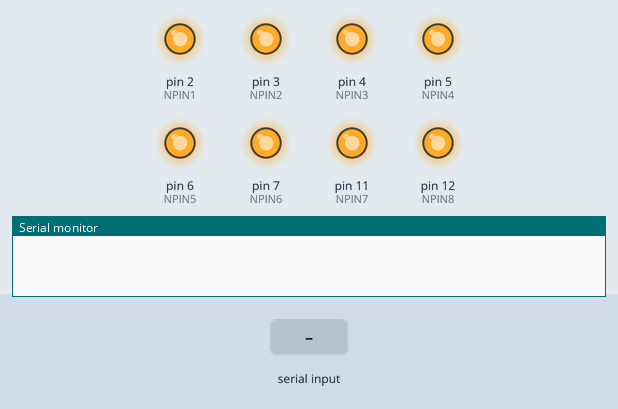
Simulated run of this sketch. Board: Arduino Uno, built with avr-gcc and run on an emulated ATmega328P. On the bench: output pins drawn as LEDs (lit = HIGH), the last lines printed to the serial monitor. The test bench sets the inputs (shaded band).

Above: at 1.4 s.
1.5 s: byte 99 (SERIALOKPC) received over Serial
3.0 s: "1" received over Serial
At 4.2 s:
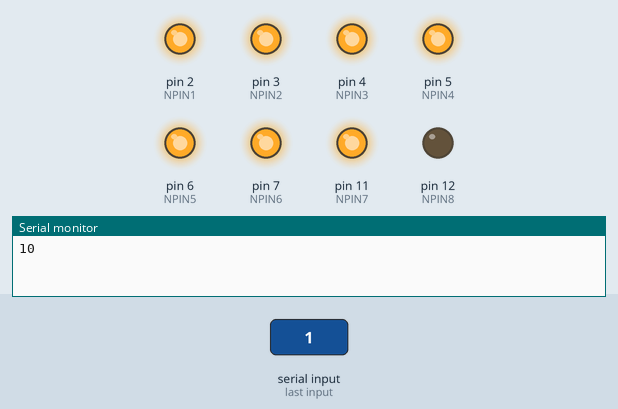
4.5 s: byte 51 (SERIALPENADEL) received over Serial
At 5.5 s:
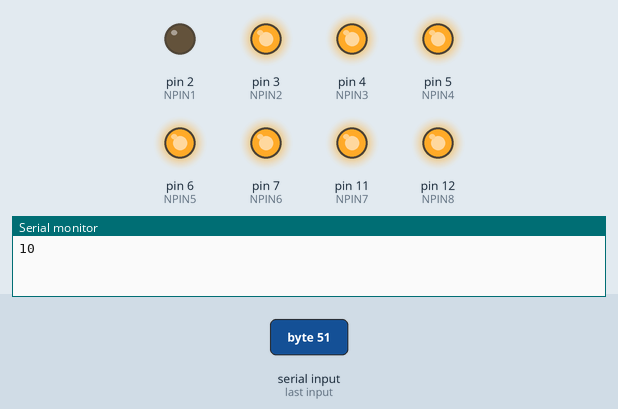
6.0 s: byte 52 (SERIALCABABAJO) received over Serial
At 6.6 s:
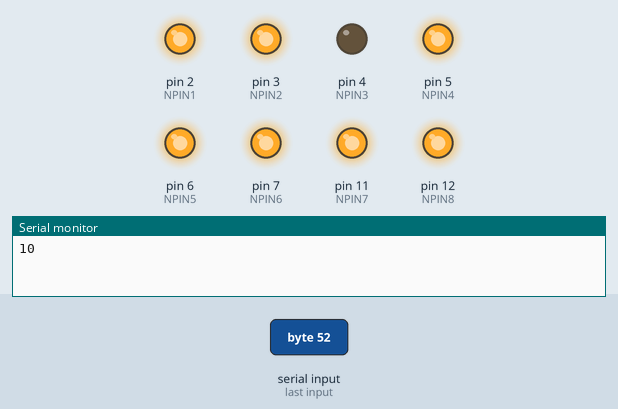
7.5 s: byte 53 (SERIALCAMAABAJO) received over Serial
At 7.8 s:
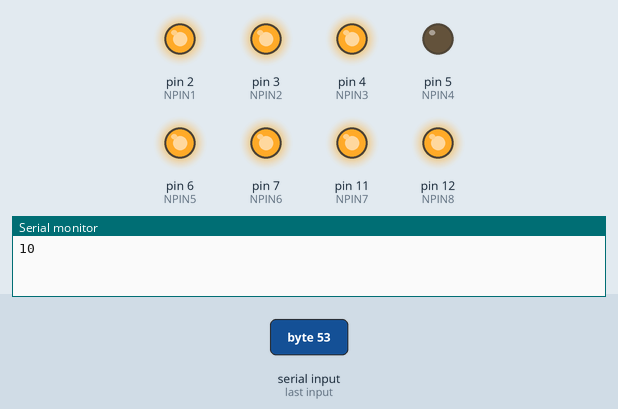
9.0 s: byte 55 (SERIALCABARRIBA) received over Serial
At 10.1 s:
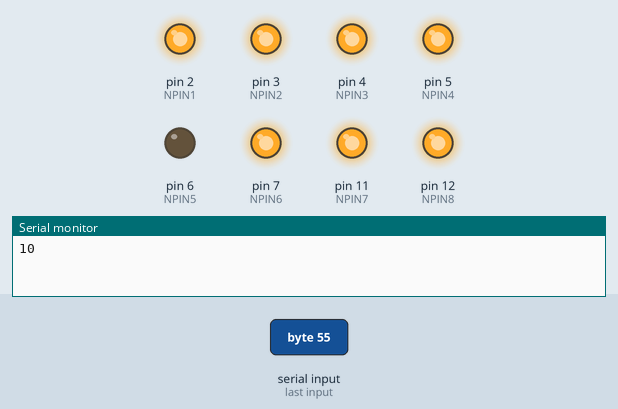
Timing chart, 0 to 11.5 s (numbered marks = the images above; inputs shaded):
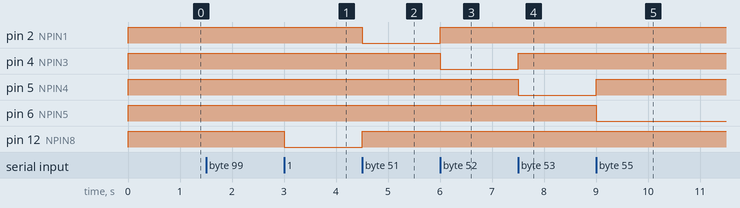

The sketch:

Soft_Arduino.ino
```cpp
// (licence header left out)
/* Author: Facundo Adrián Lucianna (flucianna@herrera.unt.edu.ar) */
/* Date (DD/MM/YYYY): 11/10/2018 */

/*==================[macros y definiciones]=================================*/

#define NPIN1  2     //Pin 2 Arduino
#define NPIN2  3     //Pin 3 Arduino
#define NPIN3  4     //Pin 4 Arduino
#define NPIN4  5     //Pin 5 Arduino
#define NPIN5  6     //Pin 6 Arduino
#define NPIN6  7     //Pin 7 Arduino
#define NPIN7  11    //Pin 11 Arduino
#define NPIN8  12    //Pin 12 Arduino

#define SERIALOKPC          99      //El caracter "c" en ASCII que envia la PC para conectar con el sistema
#define SERIALACKTOPC       10      //Se envia el numero 10 a la PC para avisarle que esta vivo.

#define SERIALPENADEL       51      //ASCII para pendulo adelante
#define SERIALPENATRAS      49      //ASCII para pendulo atras

#define SERIALPIEARRIBA     56      //ASCII para pie arriba
#define SERIALPIEABAJO      50      //ASCII para pie arriba

#define SERIALCABABAJO      52      //ASCII para cabeza abajo
#define SERIALCABARRIBA     55      //ASCII para cabeza arriba

#define SERIALCAMAABAJO     53      //ASCII para cama abajo
#define SERIALCAMAARRIBA    54      //ASCII para cama arriba

#define SERIALDESBLOQUEO    57      //Serial para desbloqueo

#define TIEMPOESPERACONF    250     //1/4 de segundo de espera
#define TIEMPOESPERASERIAL  500     //Medio segundo de espera
#define BAUDS               9600    //9600 baudios de transmision serial

/*==================[tipos de datos declarados por el usuario]===============*/
/*==================[declaraciones de datos externos]========================*/

int incomingByte = 0; // Variable que almacena lo que llega de la PC

bool flagSerial = false; // Flag para indicar que llego algo del puerto serie

/*==================[definiciones de funciones externas]=====================*/

/*-----------------------------------------------------------------
 *   La función setup() configura las salidas de los pines para
 *   controlar la cama y luego se configura el puerto serie y espera
 *   a la PC o sistema embebido que lo controla se comunique con el
 *   sistema.
 *-----------------------------------------------------------------*/
void setup()
{

  pinMode(NPIN1,OUTPUT);
  pinMode(NPIN2,OUTPUT);
  pinMode(NPIN3,OUTPUT);
  pinMode(NPIN4,OUTPUT);
  pinMode(NPIN5,OUTPUT);
  pinMode(NPIN6,OUTPUT);
  pinMode(NPIN7,OUTPUT);
  pinMode(NPIN8,OUTPUT);

  digitalWrite(NPIN1, HIGH);
  digitalWrite(NPIN2, HIGH);
  digitalWrite(NPIN3, HIGH);
  digitalWrite(NPIN4, HIGH);
  digitalWrite(NPIN5, HIGH);
  digitalWrite(NPIN6, HIGH);
  digitalWrite(NPIN7, HIGH);
  digitalWrite(NPIN8, HIGH);

  delay(TIEMPOESPERACONF);

  Serial.begin(BAUDS);
  //Serial.println("Test cama");   // DEBUG: Mensaje de bienvenida

  delay(TIEMPOESPERACONF);

  while(1) {
    if (Serial.available() > 0) { // Hay algo en el puerto serie

      incomingByte = Serial.read(); // Leemos el dato

      if (incomingByte == SERIALOKPC) {  // La PC intenta conectarse al Arduino

        Serial.print(SERIALACKTOPC, DEC);   // Confirmamos intento de conexión al software
        break;

      }
    }
  }
}

/*-----------------------------------------------------------------
 *   La función loop() realiza el bucle infinito en donde se recibe
 *   los caracteres de la PC y en funcion de cual sea, da un control
 *   a la cama.
 *-----------------------------------------------------------------*/
void loop()
{

  if (Serial.available() > 0) { // Hay algo en el puerto serie

    incomingByte = Serial.read(); // Leemos el dato

    //Esto es necesario si la PC se desconecta y vuelve a conectar y no se tenga que reiniciar el microcontrolador.
    if (incomingByte == SERIALOKPC) { // El software intenta conectarse al Arduino

      Serial.print(SERIALACKTOPC,DEC);// Confirmamos intento de conexión al software
      flagSerial = false;
    } else {

      flagSerial = true;
    }
  }

  if (flagSerial) {   // Esta flag esta para que solo cambie de estado los pines cuando se recibio algo del puerto serial.

    switch (incomingByte) {  // Dependiendo del valor de la variable, hacemos algo o no.
      case SERIALPENADEL:

        digitalWrite(NPIN1, LOW);
        digitalWrite(NPIN2,HIGH);
        digitalWrite(NPIN3,HIGH);
        digitalWrite(NPIN4,HIGH);
        digitalWrite(NPIN5,HIGH);
        digitalWrite(NPIN6,HIGH);
        digitalWrite(NPIN7,HIGH);
        digitalWrite(NPIN8,HIGH);
        flagSerial = false;
        break;
      case SERIALPIEABAJO:

        digitalWrite(NPIN1,HIGH);
        digitalWrite(NPIN2,LOW);
        digitalWrite(NPIN3,HIGH);
        digitalWrite(NPIN4,HIGH);
        digitalWrite(NPIN5,HIGH);
        digitalWrite(NPIN6,HIGH);
        digitalWrite(NPIN7,HIGH);
        digitalWrite(NPIN8,HIGH);

        flagSerial = false;
        break;
     case SERIALCABABAJO:

        digitalWrite(NPIN1,HIGH);
        digitalWrite(NPIN2,HIGH);
        digitalWrite(NPIN3,LOW);
        digitalWrite(NPIN4,HIGH);
        digitalWrite(NPIN5,HIGH);
        digitalWrite(NPIN6,HIGH);
        digitalWrite(NPIN7,HIGH);
        digitalWrite(NPIN8,HIGH);

        flagSerial = false;
        break;
     case SERIALCAMAABAJO:

        digitalWrite(NPIN1,HIGH);
        digitalWrite(NPIN2,HIGH);
        digitalWrite(NPIN3,HIGH);
        digitalWrite(NPIN4,LOW);
        digitalWrite(NPIN5,HIGH);
        digitalWrite(NPIN6,HIGH);
        digitalWrite(NPIN7,HIGH);
        digitalWrite(NPIN8,HIGH);

        flagSerial = false;
        break;
     case SERIALCABARRIBA:

        digitalWrite(NPIN1,HIGH);
        digitalWrite(NPIN2,HIGH);
        digitalWrite(NPIN3,HIGH);
        digitalWrite(NPIN4,HIGH);
        digitalWrite(NPIN5,LOW);
        digitalWrite(NPIN6,HIGH);
        digitalWrite(NPIN7,HIGH);
        digitalWrite(NPIN8,HIGH);

        flagSerial = false;
        break;
     case SERIALCAMAARRIBA:

        digitalWrite(NPIN1,HIGH);
        digitalWrite(NPIN2,HIGH);
        digitalWrite(NPIN3,HIGH);
        digitalWrite(NPIN4,HIGH);
        digitalWrite(NPIN5,HIGH);
        digitalWrite(NPIN6,LOW);
        digitalWrite(NPIN7,HIGH);
        digitalWrite(NPIN8,HIGH);

        flagSerial = false;
        break;
     case SERIALPIEARRIBA:

        digitalWrite(NPIN1,HIGH);
        digitalWrite(NPIN2,HIGH);
        digitalWrite(NPIN3,HIGH);
        digitalWrite(NPIN4,HIGH);
        digitalWrite(NPIN5,HIGH);
        digitalWrite(NPIN6,HIGH);
        digitalWrite(NPIN7,LOW);
        digitalWrite(NPIN8,HIGH);

        flagSerial = false;
        break;
     case SERIALPENATRAS:

        digitalWrite(NPIN1,HIGH);
        digitalWrite(NPIN2,HIGH);
        digitalWrite(NPIN3,HIGH);
        digitalWrite(NPIN4,HIGH);
        digitalWrite(NPIN5,HIGH);
        digitalWrite(NPIN6,HIGH);
        digitalWrite(NPIN7,HIGH);
        digitalWrite(NPIN8,LOW);

        flagSerial = false;
        break;
     case SERIALDESBLOQUEO:

        digitalWrite(NPIN1,HIGH);  //Se acciona sistema para desbloquear la cama.
        digitalWrite(NPIN2,HIGH);
        digitalWrite(NPIN3,HIGH);
        digitalWrite(NPIN4,LOW);
        digitalWrite(NPIN5,HIGH);
        digitalWrite(NPIN6,LOW);
        digitalWrite(NPIN7,HIGH);
        digitalWrite(NPIN8,HIGH);

        flagSerial = false;
        break;
    default:     // Cualquier otro valor que llega, apaga todo. Lo ideal es que se mande un cero, pero si por algun motivo hay algun error de comunicacion, lo mejor que se puede hacer es que la cama no se mueva
        digitalWrite(NPIN1,HIGH);
        digitalWrite(NPIN2,HIGH);
        digitalWrite(NPIN3,HIGH);
        digitalWrite(NPIN4,HIGH);
        digitalWrite(NPIN5,HIGH);
        digitalWrite(NPIN6,HIGH);
        digitalWrite(NPIN7,HIGH);
        digitalWrite(NPIN8,HIGH);

        flagSerial = false;
        break;
    }
  }

  delay(TIEMPOESPERASERIAL);  // Espera TIEMPOESPERASERIAL. Esto no significa que no se puede mandar un comando serial en menos de TIEMPOESPERASERIAL segundos, sino que los ejecuta cada TIEMPOESPERASERIAL segundos (El puerto serial tiene un stack que va a almacenando cada valor que llega).

}

/*==================[fin del archivo]========================================*/
```

Measured:
- after the input at 3.0 s, pin 12 (NPIN8): HIGH → LOW at once
- after the input at 4.5 s, pin 2 (NPIN1): HIGH → LOW at once; pin 12 (NPIN8): LOW → HIGH at once
- after the input at 6.0 s, pin 2 (NPIN1): LOW → HIGH at once; pin 4 (NPIN3): HIGH → LOW at once
- after the input at 7.5 s, pin 4 (NPIN3): LOW → HIGH at once; pin 5 (NPIN4): HIGH → LOW at once
- after the input at 9.0 s, pin 5 (NPIN4): LOW → HIGH at once; pin 6 (NPIN5): HIGH → LOW at once
